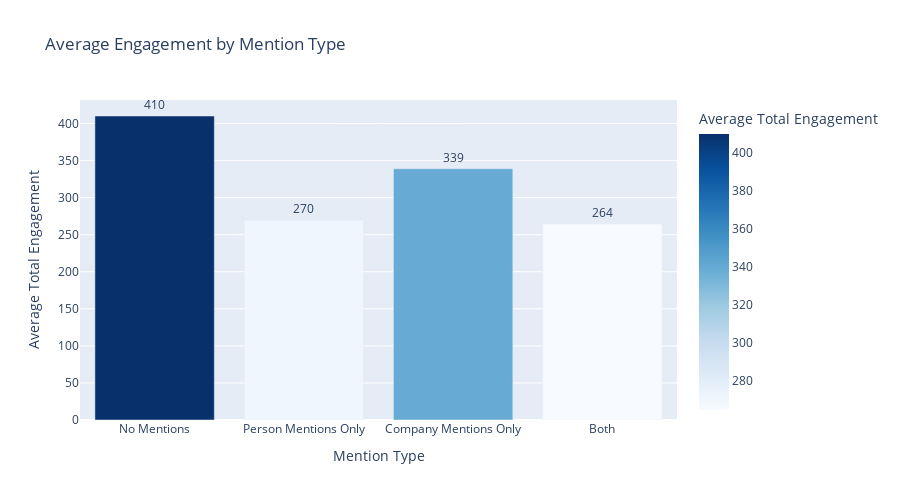

Notebook code cell kept with this figure:
### Code cell
# Visualize mention type comparison
fig = px.bar(
    mention_type_comparison,
    x='Mention_Type',
    y='Avg_Engagement',
    title='Average Engagement by Mention Type',
    labels={'Mention_Type': 'Mention Type', 'Avg_Engagement': 'Average Total Engagement'},
    text='Avg_Engagement',
    color='Avg_Engagement',
    color_continuous_scale='Blues',
    hover_data=['Post_Count']
)

fig.update_traces(texttemplate='%{text:.0f}', textposition='outside')
fig.update_layout(height=500, showlegend=False)
fig.show()
fig.write_html('../output/figures/engagement_by_mention_type.html')

### Figure 1 — Plotly figure (JSON) as saved in the notebook; plotly's stock layout.template omitted (floating-point values rounded to 4 significant figures)
{"data": [{"customdata": [[3754], [1183], [2106], [4184]], "hovertemplate": "Mention Type=%{x}<br>Average Total Engagement=%{marker.color}<br>Post_Count=%{customdata[0]}<extra></extra>", "legendgroup": "", "marker": {"color": [410.2, 269.6, 339.1, 264.3], "coloraxis": "coloraxis", "pattern": {"shape": ""}}, "name": "", "orientation": "v", "showlegend": false, "text": [410.2, 269.6, 339.1, 264.3], "textposition": "outside", "texttemplate": "%{text:.0f}", "type": "bar", "x": ["No Mentions", "Person Mentions Only", "Company Mentions Only", "Both"], "xaxis": "x", "y": [410.2, 269.6, 339.1, 264.3], "yaxis": "y"}], "layout": {"barmode": "relative", "coloraxis": {"colorbar": {"title": {"text": "Average Total Engagement"}}, "colorscale": [[0, "rgb(247,251,255)"], [0.125, "rgb(222,235,247)"], [0.25, "rgb(198,219,239)"], [0.375, "rgb(158,202,225)"], [0.5, "rgb(107,174,214)"], [0.625, "rgb(66,146,198)"], [0.75, "rgb(33,113,181)"], [0.875, "rgb(8,81,156)"], [1, "rgb(8,48,107)"]]}, "height": 500, "legend": {"tracegroupgap": 0}, "showlegend": false, "title": {"text": "Average Engagement by Mention Type"}, "xaxis": {"anchor": "y", "domain": [0, 1], "title": {"text": "Mention Type"}}, "yaxis": {"anchor": "x", "domain": [0, 1], "title": {"text": "Average Total Engagement"}}}}
